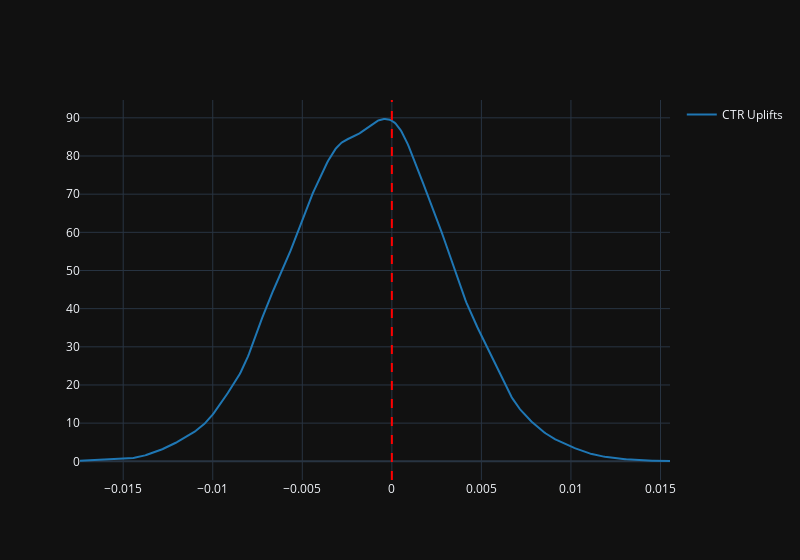
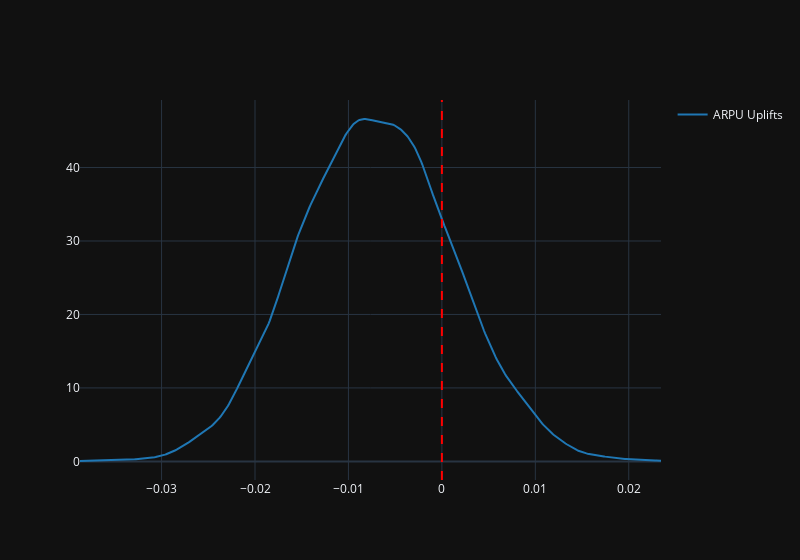
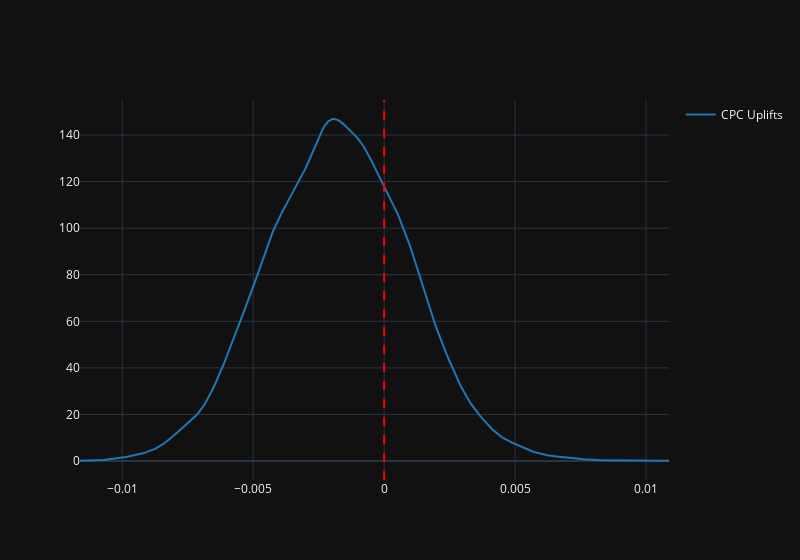

Notebook cell for these charts, in order:
### Markdown cell above
We will display graphs and p value for all countries

### Code cell
make_plot(arpu_uplifts, ctr_uplifts, cpc_uplifts)

p_value_ctr = calculate_p_value(ctr_uplifts)
print(p_value_ctr, p_value_ctr < 0.05)

p_value_arpu = calculate_p_value(arpu_uplifts)
print(p_value_arpu, p_value_arpu < 0.05)

p_value_cpc = calculate_p_value(cpc_uplifts)
print(p_value_cpc, p_value_cpc < 0.05)

### Figure 1 — Plotly figure (JSON) as saved in the notebook; plotly's stock layout.template omitted (floating-point values rounded to 4 significant figures; data arrays with more than 128 entries replaced by an {"elided": "..."} marker saying what was removed)
{"data": [{"legendgroup": "CTR Uplifts", "marker": {"color": "rgb(31, 119, 180)"}, "mode": "lines", "name": "CTR Uplifts", "showlegend": true, "x": {"elided": "500 float values"}, "xaxis": "x", "y": {"elided": "500 float values"}, "yaxis": "y", "type": "scatter"}], "layout": {"barmode": "overlay", "hovermode": "closest", "legend": {"traceorder": "reversed"}, "xaxis": {"anchor": "y2", "domain": [0.0, 1.0], "zeroline": false}, "yaxis": {"anchor": "free", "domain": [0.0, 1], "position": 0.0}, "width": 800, "shapes": [{"line": {"color": "red", "dash": "dash"}, "type": "line", "x0": 0, "x1": 0, "xref": "x", "y0": 0, "y1": 1, "yref": "paper"}]}}

### Figure 2 — Plotly figure (JSON) as saved in the notebook; plotly's stock layout.template omitted (floating-point values rounded to 4 significant figures; data arrays with more than 128 entries replaced by an {"elided": "..."} marker saying what was removed)
{"data": [{"legendgroup": "ARPU Uplifts", "marker": {"color": "rgb(31, 119, 180)"}, "mode": "lines", "name": "ARPU Uplifts", "showlegend": true, "x": {"elided": "500 float values"}, "xaxis": "x", "y": {"elided": "500 float values"}, "yaxis": "y", "type": "scatter"}], "layout": {"barmode": "overlay", "hovermode": "closest", "legend": {"traceorder": "reversed"}, "xaxis": {"anchor": "y2", "domain": [0.0, 1.0], "zeroline": false}, "yaxis": {"anchor": "free", "domain": [0.0, 1], "position": 0.0}, "width": 800, "shapes": [{"line": {"color": "red", "dash": "dash"}, "type": "line", "x0": 0, "x1": 0, "xref": "x", "y0": 0, "y1": 1, "yref": "paper"}]}}

### Figure 3 — Plotly figure (JSON) as saved in the notebook; plotly's stock layout.template omitted (floating-point values rounded to 4 significant figures; data arrays with more than 128 entries replaced by an {"elided": "..."} marker saying what was removed)
{"data": [{"legendgroup": "CPC Uplifts", "marker": {"color": "rgb(31, 119, 180)"}, "mode": "lines", "name": "CPC Uplifts", "showlegend": true, "x": {"elided": "500 float values"}, "xaxis": "x", "y": {"elided": "500 float values"}, "yaxis": "y", "type": "scatter"}], "layout": {"barmode": "overlay", "hovermode": "closest", "legend": {"traceorder": "reversed"}, "xaxis": {"anchor": "y2", "domain": [0.0, 1.0], "zeroline": false}, "yaxis": {"anchor": "free", "domain": [0.0, 1], "position": 0.0}, "width": 800, "shapes": [{"line": {"color": "red", "dash": "dash"}, "type": "line", "x0": 0, "x1": 0, "xref": "x", "y0": 0, "y1": 1, "yref": "paper"}]}}
